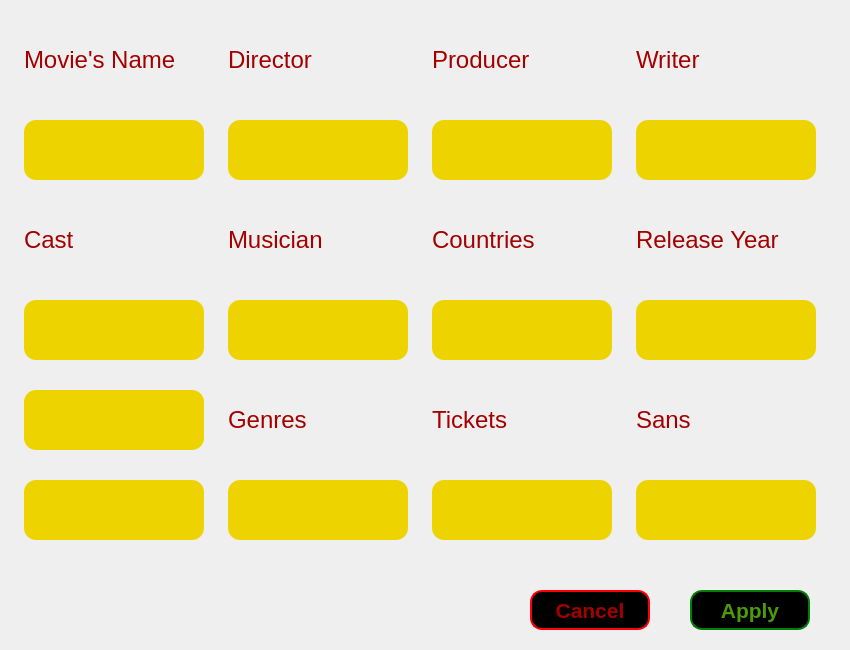
<?xml version="1.0" encoding="UTF-8"?>
<ui version="4.0">
 <class>addnewmovie</class>
 <widget class="QWidget" name="addnewmovie">
  <property name="geometry">
   <rect>
    <x>0</x>
    <y>0</y>
    <width>850</width>
    <height>650</height>
   </rect>
  </property>
  <property name="minimumSize">
   <size>
    <width>850</width>
    <height>650</height>
   </size>
  </property>
  <property name="maximumSize">
   <size>
    <width>850</width>
    <height>650</height>
   </size>
  </property>
  <property name="windowTitle">
   <string>Form</string>
  </property>
  <property name="styleSheet">
   <string notr="true">addnewmovie
{
	background-color: rgb(0, 0, 0);
}
QLineEdit
{
	background-color: rgb(237, 212, 0);
	color: rgb(0, 0, 0);
	border-radius:12px;
	font: 63 italic 16pt &quot;Go&quot;;
}
QLineEdit:hover
{
	background-color: rgb(252, 233, 79)
}
QPushButton#btn_cancel
{
	color: rgb(164, 0, 0);
	background-color: rgb(0, 0, 0);
	border-radius:12px;
	border:2px solid red;
}
QPushButton:hover#btn_cancel
{
	color: rgb(238, 238, 236);
	background-color: rgb(164, 0, 0);
}
QPushButton#btn_apply
{
	color: rgb(78, 154, 6);
	background-color: rgb(0, 0, 0);
	border-radius:12px;
	border:2px solid green;
}
QPushButton:hover#btn_apply
{
	color: rgb(238, 238, 236);
	background-color: rgb(78, 154, 6);
}</string>
  </property>
  <widget class="QPushButton" name="btn_apply">
   <property name="geometry">
    <rect>
     <x>690</x>
     <y>590</y>
     <width>120</width>
     <height>40</height>
    </rect>
   </property>
   <property name="minimumSize">
    <size>
     <width>120</width>
     <height>40</height>
    </size>
   </property>
   <property name="maximumSize">
    <size>
     <width>120</width>
     <height>40</height>
    </size>
   </property>
   <property name="font">
    <font>
     <pointsize>16</pointsize>
     <weight>75</weight>
     <bold>true</bold>
    </font>
   </property>
   <property name="text">
    <string>Apply</string>
   </property>
  </widget>
  <widget class="QWidget" name="gridLayoutWidget">
   <property name="geometry">
    <rect>
     <x>10</x>
     <y>10</y>
     <width>821</width>
     <height>551</height>
    </rect>
   </property>
   <layout class="QGridLayout" name="gridLayout">
    <property name="spacing">
     <number>10</number>
    </property>
    <item row="1" column="0">
     <widget class="QLineEdit" name="get_moviename">
      <property name="minimumSize">
       <size>
        <width>180</width>
        <height>60</height>
       </size>
      </property>
      <property name="maximumSize">
       <size>
        <width>180</width>
        <height>60</height>
       </size>
      </property>
      <property name="font">
       <font>
        <family>Go</family>
        <pointsize>16</pointsize>
        <weight>7</weight>
        <italic>true</italic>
        <bold>false</bold>
       </font>
      </property>
      <property name="text">
       <string/>
      </property>
     </widget>
    </item>
    <item row="1" column="4">
     <widget class="QLineEdit" name="get_writer">
      <property name="minimumSize">
       <size>
        <width>180</width>
        <height>60</height>
       </size>
      </property>
      <property name="maximumSize">
       <size>
        <width>180</width>
        <height>60</height>
       </size>
      </property>
      <property name="font">
       <font>
        <family>Go</family>
        <pointsize>16</pointsize>
        <weight>7</weight>
        <italic>true</italic>
        <bold>false</bold>
       </font>
      </property>
     </widget>
    </item>
    <item row="0" column="3">
     <widget class="QLabel" name="label_producer">
      <property name="minimumSize">
       <size>
        <width>160</width>
        <height>60</height>
       </size>
      </property>
      <property name="maximumSize">
       <size>
        <width>160</width>
        <height>60</height>
       </size>
      </property>
      <property name="font">
       <font>
        <pointsize>18</pointsize>
       </font>
      </property>
      <property name="styleSheet">
       <string notr="true">color: rgb(164, 0, 0);</string>
      </property>
      <property name="text">
       <string>Producer</string>
      </property>
     </widget>
    </item>
    <item row="3" column="0">
     <widget class="QLabel" name="label_cast">
      <property name="minimumSize">
       <size>
        <width>160</width>
        <height>6</height>
       </size>
      </property>
      <property name="maximumSize">
       <size>
        <width>160</width>
        <height>60</height>
       </size>
      </property>
      <property name="font">
       <font>
        <pointsize>18</pointsize>
        <weight>50</weight>
        <bold>false</bold>
       </font>
      </property>
      <property name="styleSheet">
       <string notr="true">color: rgb(164, 0, 0);</string>
      </property>
      <property name="text">
       <string>Cast</string>
      </property>
     </widget>
    </item>
    <item row="3" column="3">
     <widget class="QLabel" name="label_contries">
      <property name="minimumSize">
       <size>
        <width>160</width>
        <height>60</height>
       </size>
      </property>
      <property name="maximumSize">
       <size>
        <width>160</width>
        <height>60</height>
       </size>
      </property>
      <property name="font">
       <font>
        <pointsize>18</pointsize>
       </font>
      </property>
      <property name="styleSheet">
       <string notr="true">color: rgb(164, 0, 0);</string>
      </property>
      <property name="text">
       <string>Countries</string>
      </property>
     </widget>
    </item>
    <item row="5" column="2">
     <widget class="QLabel" name="label_genres">
      <property name="minimumSize">
       <size>
        <width>160</width>
        <height>60</height>
       </size>
      </property>
      <property name="maximumSize">
       <size>
        <width>160</width>
        <height>60</height>
       </size>
      </property>
      <property name="font">
       <font>
        <pointsize>18</pointsize>
       </font>
      </property>
      <property name="styleSheet">
       <string notr="true">color: rgb(164, 0, 0);</string>
      </property>
      <property name="text">
       <string>Genres</string>
      </property>
     </widget>
    </item>
    <item row="0" column="0">
     <widget class="QLabel" name="label_moviename">
      <property name="minimumSize">
       <size>
        <width>160</width>
        <height>60</height>
       </size>
      </property>
      <property name="maximumSize">
       <size>
        <width>160</width>
        <height>60</height>
       </size>
      </property>
      <property name="font">
       <font>
        <pointsize>18</pointsize>
       </font>
      </property>
      <property name="styleSheet">
       <string notr="true">color: rgb(164, 0, 0);</string>
      </property>
      <property name="text">
       <string>Movie's Name</string>
      </property>
     </widget>
    </item>
    <item row="5" column="0">
     <widget class="QLineEdit" name="get_cast2">
      <property name="minimumSize">
       <size>
        <width>180</width>
        <height>60</height>
       </size>
      </property>
      <property name="maximumSize">
       <size>
        <width>180</width>
        <height>60</height>
       </size>
      </property>
      <property name="font">
       <font>
        <family>Go</family>
        <pointsize>16</pointsize>
        <weight>7</weight>
        <italic>true</italic>
        <bold>false</bold>
       </font>
      </property>
     </widget>
    </item>
    <item row="0" column="2">
     <widget class="QLabel" name="label_director">
      <property name="minimumSize">
       <size>
        <width>160</width>
        <height>60</height>
       </size>
      </property>
      <property name="maximumSize">
       <size>
        <width>160</width>
        <height>60</height>
       </size>
      </property>
      <property name="font">
       <font>
        <pointsize>18</pointsize>
       </font>
      </property>
      <property name="styleSheet">
       <string notr="true">color: rgb(164, 0, 0);</string>
      </property>
      <property name="text">
       <string>Director</string>
      </property>
     </widget>
    </item>
    <item row="1" column="2">
     <widget class="QLineEdit" name="get_director">
      <property name="minimumSize">
       <size>
        <width>180</width>
        <height>60</height>
       </size>
      </property>
      <property name="maximumSize">
       <size>
        <width>180</width>
        <height>60</height>
       </size>
      </property>
      <property name="font">
       <font>
        <family>Go</family>
        <pointsize>16</pointsize>
        <weight>7</weight>
        <italic>true</italic>
        <bold>false</bold>
       </font>
      </property>
     </widget>
    </item>
    <item row="6" column="0">
     <widget class="QLineEdit" name="get_cast3">
      <property name="minimumSize">
       <size>
        <width>180</width>
        <height>60</height>
       </size>
      </property>
      <property name="maximumSize">
       <size>
        <width>180</width>
        <height>60</height>
       </size>
      </property>
      <property name="font">
       <font>
        <family>Go</family>
        <pointsize>16</pointsize>
        <weight>7</weight>
        <italic>true</italic>
        <bold>false</bold>
       </font>
      </property>
     </widget>
    </item>
    <item row="5" column="3">
     <widget class="QLabel" name="label_tickets">
      <property name="minimumSize">
       <size>
        <width>160</width>
        <height>60</height>
       </size>
      </property>
      <property name="maximumSize">
       <size>
        <width>160</width>
        <height>60</height>
       </size>
      </property>
      <property name="font">
       <font>
        <pointsize>18</pointsize>
       </font>
      </property>
      <property name="styleSheet">
       <string notr="true">color: rgb(164, 0, 0);</string>
      </property>
      <property name="text">
       <string>Tickets</string>
      </property>
     </widget>
    </item>
    <item row="1" column="3">
     <widget class="QLineEdit" name="get_producer">
      <property name="minimumSize">
       <size>
        <width>180</width>
        <height>60</height>
       </size>
      </property>
      <property name="maximumSize">
       <size>
        <width>180</width>
        <height>60</height>
       </size>
      </property>
      <property name="font">
       <font>
        <family>Go</family>
        <pointsize>16</pointsize>
        <weight>7</weight>
        <italic>true</italic>
        <bold>false</bold>
       </font>
      </property>
     </widget>
    </item>
    <item row="0" column="4">
     <widget class="QLabel" name="label_writer">
      <property name="minimumSize">
       <size>
        <width>160</width>
        <height>60</height>
       </size>
      </property>
      <property name="maximumSize">
       <size>
        <width>160</width>
        <height>60</height>
       </size>
      </property>
      <property name="font">
       <font>
        <pointsize>18</pointsize>
       </font>
      </property>
      <property name="styleSheet">
       <string notr="true">color: rgb(164, 0, 0);</string>
      </property>
      <property name="text">
       <string>Writer</string>
      </property>
     </widget>
    </item>
    <item row="3" column="4">
     <widget class="QLabel" name="label_releaseyear">
      <property name="minimumSize">
       <size>
        <width>160</width>
        <height>60</height>
       </size>
      </property>
      <property name="maximumSize">
       <size>
        <width>160</width>
        <height>60</height>
       </size>
      </property>
      <property name="font">
       <font>
        <pointsize>18</pointsize>
       </font>
      </property>
      <property name="styleSheet">
       <string notr="true">color: rgb(164, 0, 0);</string>
      </property>
      <property name="text">
       <string>Release Year</string>
      </property>
     </widget>
    </item>
    <item row="4" column="0">
     <widget class="QLineEdit" name="get_cast1">
      <property name="minimumSize">
       <size>
        <width>180</width>
        <height>60</height>
       </size>
      </property>
      <property name="maximumSize">
       <size>
        <width>180</width>
        <height>60</height>
       </size>
      </property>
      <property name="font">
       <font>
        <family>Go</family>
        <pointsize>16</pointsize>
        <weight>7</weight>
        <italic>true</italic>
        <bold>false</bold>
       </font>
      </property>
     </widget>
    </item>
    <item row="4" column="2">
     <widget class="QLineEdit" name="get_musician">
      <property name="minimumSize">
       <size>
        <width>180</width>
        <height>60</height>
       </size>
      </property>
      <property name="maximumSize">
       <size>
        <width>180</width>
        <height>60</height>
       </size>
      </property>
      <property name="font">
       <font>
        <family>Go</family>
        <pointsize>16</pointsize>
        <weight>7</weight>
        <italic>true</italic>
        <bold>false</bold>
       </font>
      </property>
     </widget>
    </item>
    <item row="4" column="3">
     <widget class="QLineEdit" name="get_countries">
      <property name="minimumSize">
       <size>
        <width>180</width>
        <height>60</height>
       </size>
      </property>
      <property name="maximumSize">
       <size>
        <width>180</width>
        <height>60</height>
       </size>
      </property>
      <property name="font">
       <font>
        <family>Go</family>
        <pointsize>16</pointsize>
        <weight>7</weight>
        <italic>true</italic>
        <bold>false</bold>
       </font>
      </property>
     </widget>
    </item>
    <item row="4" column="4">
     <widget class="QLineEdit" name="get_releaseyear">
      <property name="minimumSize">
       <size>
        <width>180</width>
        <height>60</height>
       </size>
      </property>
      <property name="maximumSize">
       <size>
        <width>180</width>
        <height>60</height>
       </size>
      </property>
      <property name="font">
       <font>
        <family>Go</family>
        <pointsize>16</pointsize>
        <weight>7</weight>
        <italic>true</italic>
        <bold>false</bold>
       </font>
      </property>
     </widget>
    </item>
    <item row="6" column="2">
     <widget class="QLineEdit" name="get_genres">
      <property name="minimumSize">
       <size>
        <width>180</width>
        <height>60</height>
       </size>
      </property>
      <property name="maximumSize">
       <size>
        <width>180</width>
        <height>60</height>
       </size>
      </property>
      <property name="font">
       <font>
        <family>Go</family>
        <pointsize>16</pointsize>
        <weight>7</weight>
        <italic>true</italic>
        <bold>false</bold>
       </font>
      </property>
      <property name="text">
       <string/>
      </property>
     </widget>
    </item>
    <item row="6" column="3">
     <widget class="QLineEdit" name="get_tickets">
      <property name="minimumSize">
       <size>
        <width>180</width>
        <height>60</height>
       </size>
      </property>
      <property name="maximumSize">
       <size>
        <width>180</width>
        <height>60</height>
       </size>
      </property>
      <property name="font">
       <font>
        <family>Go</family>
        <pointsize>16</pointsize>
        <weight>7</weight>
        <italic>true</italic>
        <bold>false</bold>
       </font>
      </property>
     </widget>
    </item>
    <item row="6" column="4">
     <widget class="QLineEdit" name="get_sans">
      <property name="minimumSize">
       <size>
        <width>180</width>
        <height>60</height>
       </size>
      </property>
      <property name="maximumSize">
       <size>
        <width>180</width>
        <height>60</height>
       </size>
      </property>
      <property name="font">
       <font>
        <family>Go</family>
        <pointsize>16</pointsize>
        <weight>7</weight>
        <italic>true</italic>
        <bold>false</bold>
       </font>
      </property>
     </widget>
    </item>
    <item row="5" column="4">
     <widget class="QLabel" name="label_sans">
      <property name="maximumSize">
       <size>
        <width>160</width>
        <height>60</height>
       </size>
      </property>
      <property name="font">
       <font>
        <pointsize>18</pointsize>
       </font>
      </property>
      <property name="styleSheet">
       <string notr="true">color: rgb(164, 0, 0);</string>
      </property>
      <property name="text">
       <string>Sans</string>
      </property>
     </widget>
    </item>
    <item row="3" column="2">
     <widget class="QLabel" name="label_musician">
      <property name="minimumSize">
       <size>
        <width>160</width>
        <height>60</height>
       </size>
      </property>
      <property name="maximumSize">
       <size>
        <width>160</width>
        <height>60</height>
       </size>
      </property>
      <property name="font">
       <font>
        <pointsize>18</pointsize>
       </font>
      </property>
      <property name="styleSheet">
       <string notr="true">color: rgb(164, 0, 0);</string>
      </property>
      <property name="text">
       <string>Musician</string>
      </property>
     </widget>
    </item>
   </layout>
  </widget>
  <widget class="QPushButton" name="btn_cancel">
   <property name="geometry">
    <rect>
     <x>530</x>
     <y>590</y>
     <width>120</width>
     <height>40</height>
    </rect>
   </property>
   <property name="minimumSize">
    <size>
     <width>120</width>
     <height>40</height>
    </size>
   </property>
   <property name="maximumSize">
    <size>
     <width>120</width>
     <height>40</height>
    </size>
   </property>
   <property name="font">
    <font>
     <pointsize>16</pointsize>
     <weight>75</weight>
     <bold>true</bold>
    </font>
   </property>
   <property name="text">
    <string>Cancel</string>
   </property>
  </widget>
 </widget>
 <resources/>
 <connections/>
</ui>
